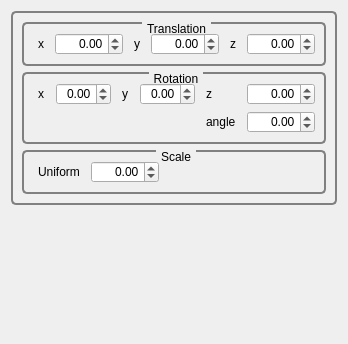
<?xml version="1.0" encoding="UTF-8"?>
<ui version="4.0">
 <class>GvvQTransformationEditor</class>
 <widget class="QWidget" name="GvvQTransformationEditor">
  <property name="geometry">
   <rect>
    <x>0</x>
    <y>0</y>
    <width>316</width>
    <height>344</height>
   </rect>
  </property>
  <property name="windowTitle">
   <string>Form</string>
  </property>
  <property name="styleSheet">
   <string notr="true">QGroupBox
{
     background-color: qlineargradient(x1: 0, y1: 0, x2: 0, y2: 1,
                                       stop: 0 #E0E0E0, stop: 1 #FFFFFF);
     border: 2px solid gray;
     border-radius: 5px;
     margin-top: 1ex; /* leave space at the top for the title */
 }

 QGroupBox::title
{
	 subcontrol-origin: margin;
     subcontrol-position: top center; /* position at the top center */
     padding: 0 3px;
     /*background-color: qlineargradient(x1: 0, y1: 0, x2: 0, y2: 1,
                                       stop: 0 #DDDDDD, stop: 1 #FFFFFF);*/
     border-radius: 3px;
 }

QLabel
{
	border-radius: 4px;
	padding: 2px;
 }
</string>
  </property>
  <layout class="QVBoxLayout" name="verticalLayout">
   <item>
    <widget class="QGroupBox" name="groupBox_9">
     <property name="title">
      <string/>
     </property>
     <layout class="QVBoxLayout" name="verticalLayout_2">
      <item>
       <widget class="QGroupBox" name="groupBox_7">
        <property name="title">
         <string>Translation</string>
        </property>
        <layout class="QHBoxLayout" name="horizontalLayout">
         <item>
          <widget class="QLabel" name="label_8">
           <property name="text">
            <string>x</string>
           </property>
          </widget>
         </item>
         <item>
          <widget class="QDoubleSpinBox" name="_xTranslationSpinBox">
           <property name="alignment">
            <set>Qt::AlignRight|Qt::AlignTrailing|Qt::AlignVCenter</set>
           </property>
           <property name="minimum">
            <double>-100.000000000000000</double>
           </property>
           <property name="maximum">
            <double>100.000000000000000</double>
           </property>
          </widget>
         </item>
         <item>
          <widget class="QLabel" name="label_9">
           <property name="text">
            <string>y</string>
           </property>
          </widget>
         </item>
         <item>
          <widget class="QDoubleSpinBox" name="_yTranslationSpinBox">
           <property name="alignment">
            <set>Qt::AlignRight|Qt::AlignTrailing|Qt::AlignVCenter</set>
           </property>
           <property name="minimum">
            <double>-100.000000000000000</double>
           </property>
           <property name="maximum">
            <double>100.000000000000000</double>
           </property>
          </widget>
         </item>
         <item>
          <widget class="QLabel" name="label_10">
           <property name="text">
            <string>z</string>
           </property>
          </widget>
         </item>
         <item>
          <widget class="QDoubleSpinBox" name="_zTranslationSpinBox">
           <property name="alignment">
            <set>Qt::AlignRight|Qt::AlignTrailing|Qt::AlignVCenter</set>
           </property>
           <property name="minimum">
            <double>-100.000000000000000</double>
           </property>
           <property name="maximum">
            <double>100.000000000000000</double>
           </property>
          </widget>
         </item>
        </layout>
       </widget>
      </item>
      <item>
       <widget class="QGroupBox" name="groupBox_6">
        <property name="title">
         <string>Rotation</string>
        </property>
        <layout class="QGridLayout" name="gridLayout_5">
         <item row="0" column="0">
          <widget class="QLabel" name="label_11">
           <property name="text">
            <string>x</string>
           </property>
          </widget>
         </item>
         <item row="0" column="1">
          <widget class="QDoubleSpinBox" name="_xRotationSpinBox">
           <property name="alignment">
            <set>Qt::AlignRight|Qt::AlignTrailing|Qt::AlignVCenter</set>
           </property>
           <property name="minimum">
            <double>-1.000000000000000</double>
           </property>
           <property name="maximum">
            <double>1.000000000000000</double>
           </property>
          </widget>
         </item>
         <item row="0" column="2">
          <widget class="QLabel" name="label_12">
           <property name="text">
            <string>y</string>
           </property>
          </widget>
         </item>
         <item row="0" column="3">
          <widget class="QDoubleSpinBox" name="_yRotationSpinBox">
           <property name="alignment">
            <set>Qt::AlignRight|Qt::AlignTrailing|Qt::AlignVCenter</set>
           </property>
           <property name="minimum">
            <double>-1.000000000000000</double>
           </property>
           <property name="maximum">
            <double>1.000000000000000</double>
           </property>
          </widget>
         </item>
         <item row="0" column="4">
          <widget class="QLabel" name="label_13">
           <property name="text">
            <string>z</string>
           </property>
          </widget>
         </item>
         <item row="0" column="5">
          <widget class="QDoubleSpinBox" name="_zRotationSpinBox">
           <property name="alignment">
            <set>Qt::AlignRight|Qt::AlignTrailing|Qt::AlignVCenter</set>
           </property>
           <property name="minimum">
            <double>-1.000000000000000</double>
           </property>
           <property name="maximum">
            <double>1.000000000000000</double>
           </property>
          </widget>
         </item>
         <item row="1" column="0" colspan="4">
          <spacer name="horizontalSpacer">
           <property name="orientation">
            <enum>Qt::Horizontal</enum>
           </property>
           <property name="sizeHint" stdset="0">
            <size>
             <width>141</width>
             <height>20</height>
            </size>
           </property>
          </spacer>
         </item>
         <item row="1" column="4">
          <widget class="QLabel" name="label_14">
           <property name="text">
            <string>angle</string>
           </property>
          </widget>
         </item>
         <item row="1" column="5">
          <widget class="QDoubleSpinBox" name="_angleRotationSpinBox">
           <property name="alignment">
            <set>Qt::AlignRight|Qt::AlignTrailing|Qt::AlignVCenter</set>
           </property>
           <property name="minimum">
            <double>-360.000000000000000</double>
           </property>
           <property name="maximum">
            <double>360.000000000000000</double>
           </property>
          </widget>
         </item>
        </layout>
       </widget>
      </item>
      <item>
       <widget class="QGroupBox" name="groupBox_8">
        <property name="title">
         <string>Scale</string>
        </property>
        <layout class="QHBoxLayout" name="horizontalLayout_2">
         <item>
          <widget class="QLabel" name="label_15">
           <property name="text">
            <string>Uniform</string>
           </property>
          </widget>
         </item>
         <item>
          <widget class="QDoubleSpinBox" name="_uniformScaleSpinBox">
           <property name="alignment">
            <set>Qt::AlignRight|Qt::AlignTrailing|Qt::AlignVCenter</set>
           </property>
           <property name="minimum">
            <double>-100.000000000000000</double>
           </property>
           <property name="maximum">
            <double>100.000000000000000</double>
           </property>
           <property name="singleStep">
            <double>0.100000000000000</double>
           </property>
          </widget>
         </item>
         <item>
          <spacer name="horizontalSpacer_2">
           <property name="orientation">
            <enum>Qt::Horizontal</enum>
           </property>
           <property name="sizeHint" stdset="0">
            <size>
             <width>124</width>
             <height>20</height>
            </size>
           </property>
          </spacer>
         </item>
        </layout>
       </widget>
      </item>
     </layout>
    </widget>
   </item>
   <item>
    <spacer name="verticalSpacer">
     <property name="orientation">
      <enum>Qt::Vertical</enum>
     </property>
     <property name="sizeHint" stdset="0">
      <size>
       <width>20</width>
       <height>119</height>
      </size>
     </property>
    </spacer>
   </item>
  </layout>
 </widget>
 <resources/>
 <connections/>
</ui>
